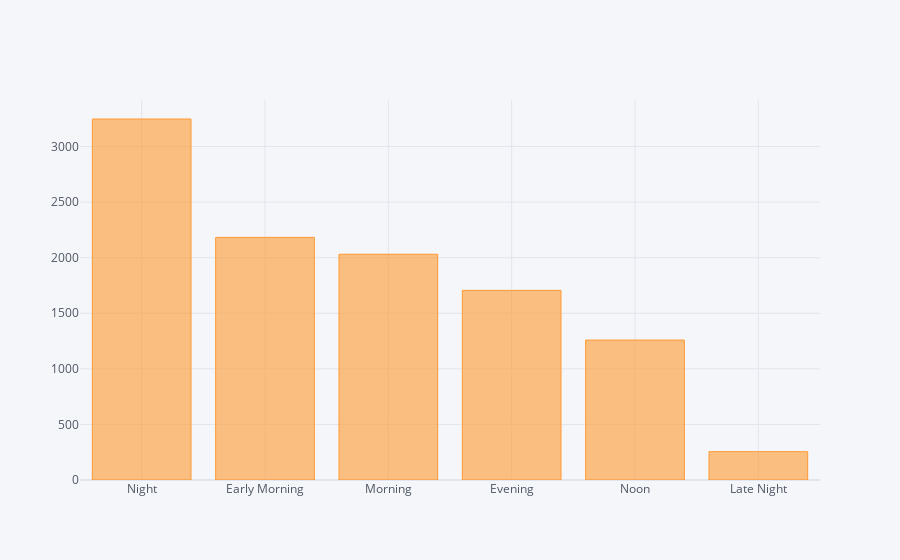

This figure's notebook cell:
### Code cell
# creating interactive plot using iplot
df1['Dep_Time_hour'].apply(group_time).value_counts().iplot(kind='bar')

### Figure 1 — Plotly figure (JSON) as saved in the notebook; plotly's stock layout.template omitted (floating-point values rounded to 4 significant figures)
{"data": [{"marker": {"color": "rgba(255, 153, 51, 0.6)", "line": {"color": "rgba(255, 153, 51, 1.0)", "width": 1}}, "name": "Dep_Time_hour", "orientation": "v", "text": "", "type": "bar", "x": ["Night", "Early Morning", "Morning", "Evening", "Noon", "Late Night"], "y": [3248, 2183, 2031, 1706, 1259, 255]}], "layout": {"legend": {"bgcolor": "#F5F6F9", "font": {"color": "#4D5663"}}, "paper_bgcolor": "#F5F6F9", "plot_bgcolor": "#F5F6F9", "title": {"font": {"color": "#4D5663"}}, "xaxis": {"gridcolor": "#E1E5ED", "showgrid": true, "tickfont": {"color": "#4D5663"}, "title": {"font": {"color": "#4D5663"}, "text": ""}, "zerolinecolor": "#E1E5ED"}, "yaxis": {"gridcolor": "#E1E5ED", "showgrid": true, "tickfont": {"color": "#4D5663"}, "title": {"font": {"color": "#4D5663"}, "text": ""}, "zerolinecolor": "#E1E5ED"}}}
